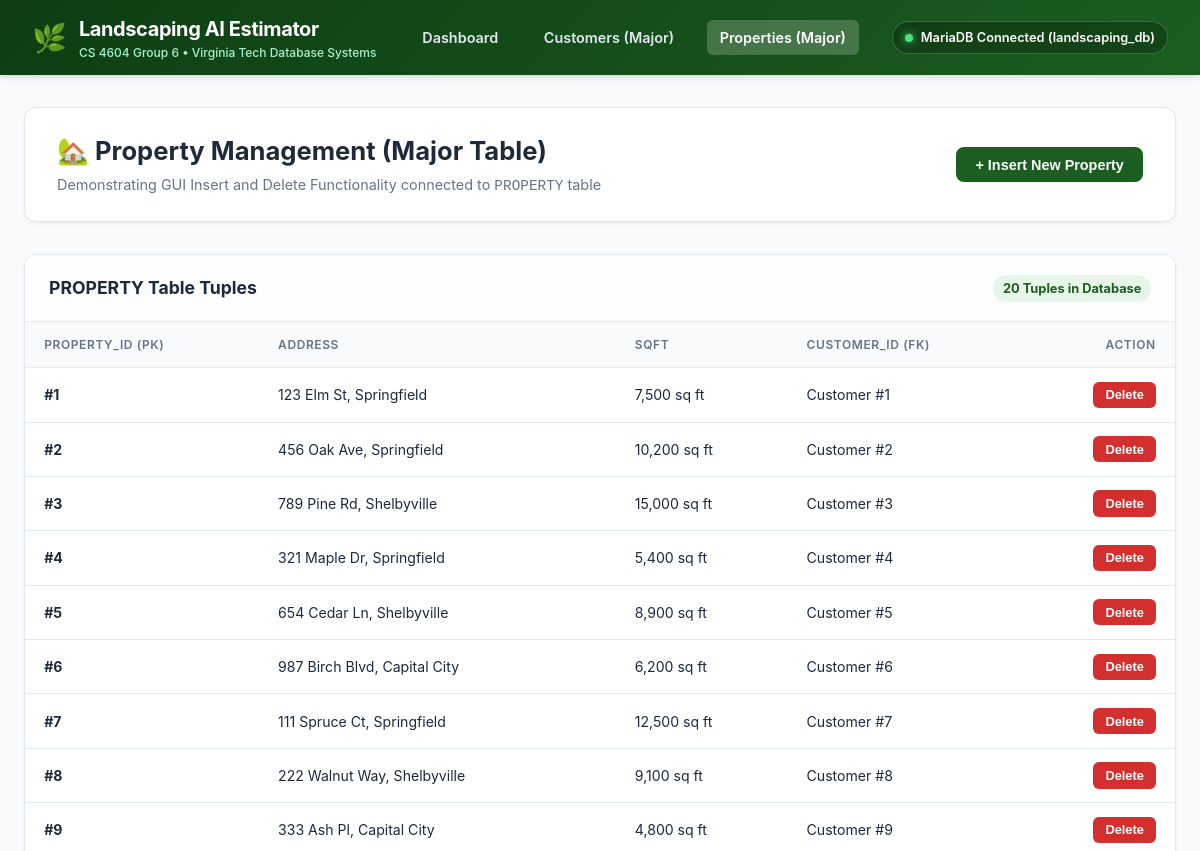
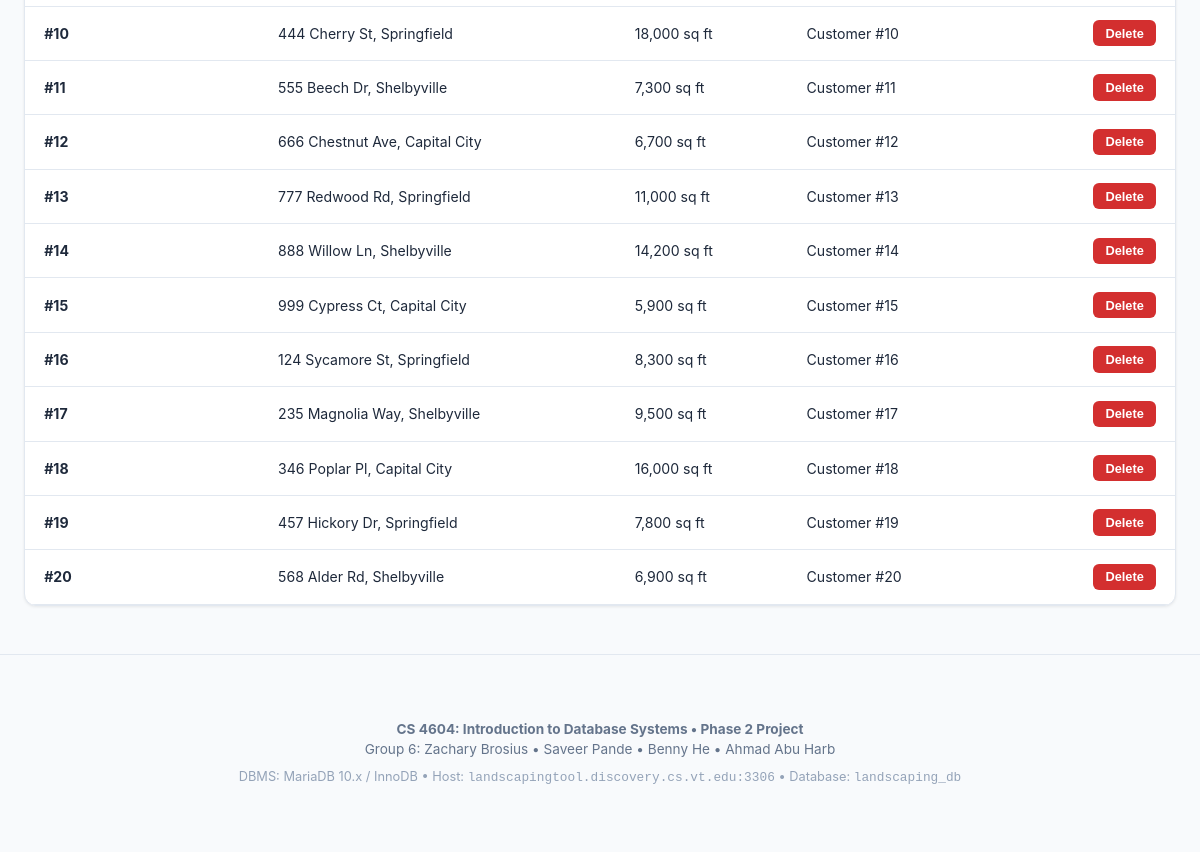
Before: /php/properties.php with the older database file (2 pictures, top to bottom).
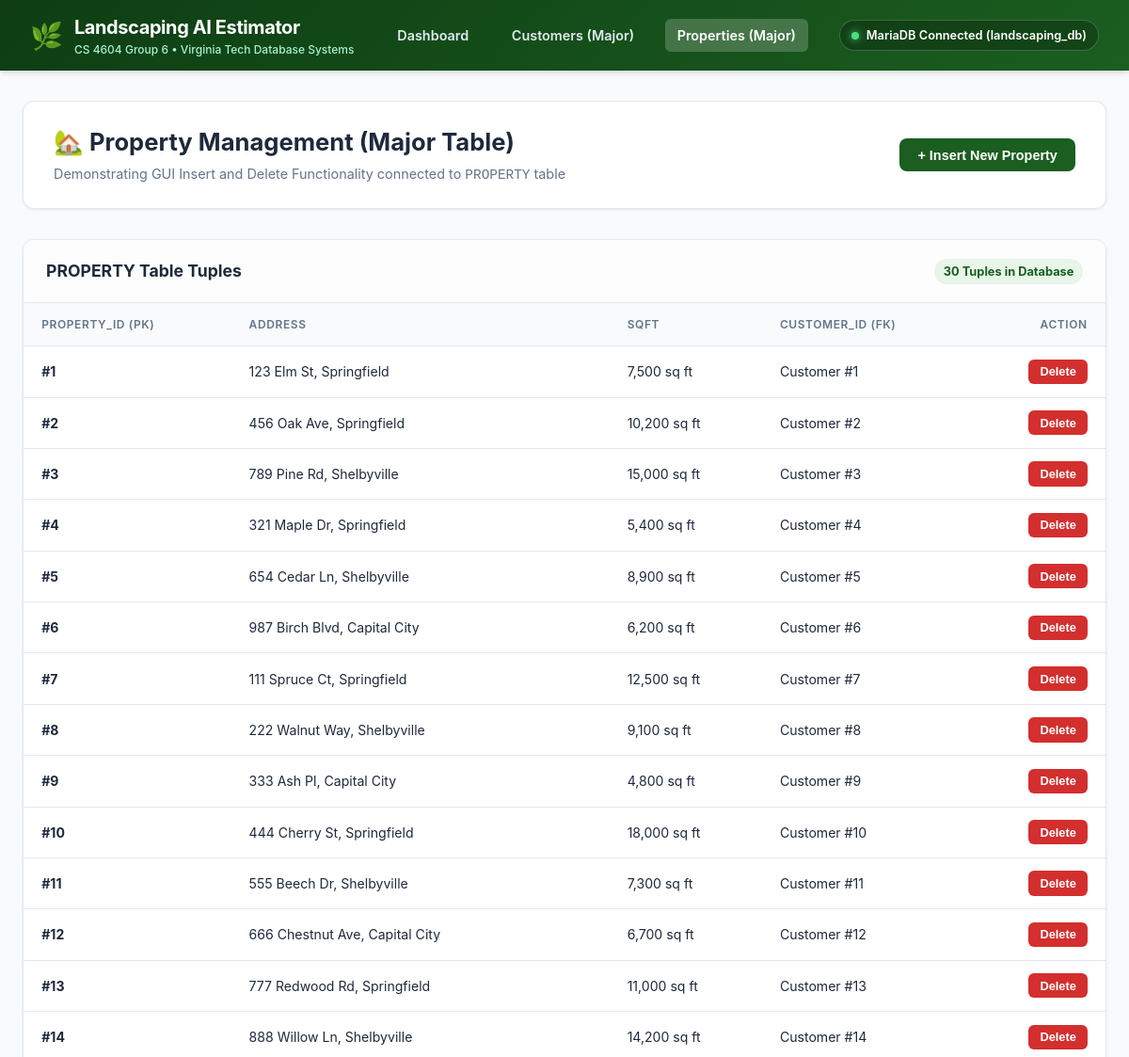
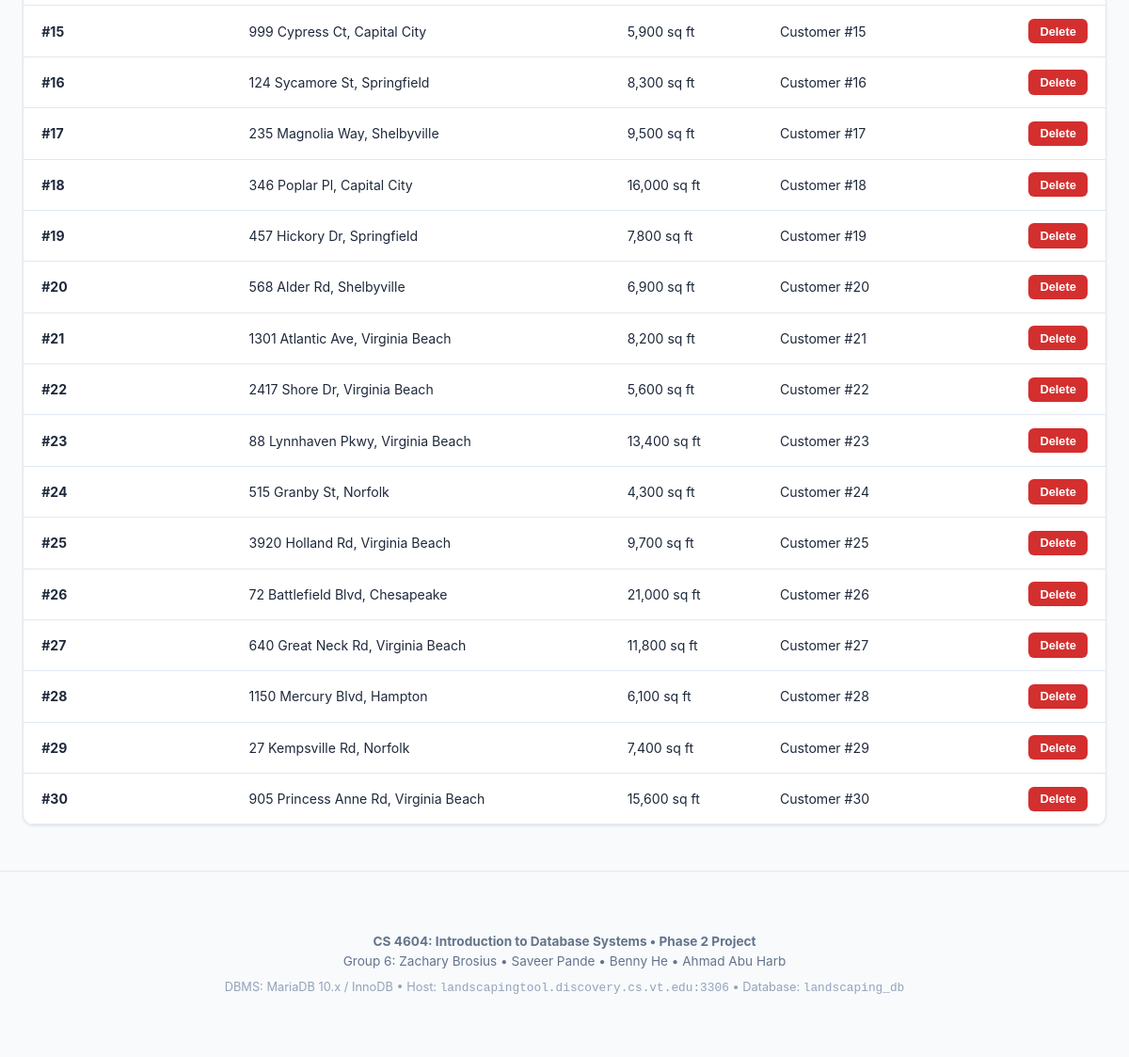
After: the same page with the newer database file (2 pictures, top to bottom).
### tables this page shows
CREATE TABLE PROPERTY (
    property_id INT AUTO_INCREMENT PRIMARY KEY,
    address VARCHAR(200) NOT NULL,
    sqft INT NOT NULL,
    customer_id INT NOT NULL,
    CONSTRAINT fk_property_customer FOREIGN KEY (customer_id)
        REFERENCES CUSTOMER(customer_id)
        ON UPDATE CASCADE ON DELETE CASCADE
);

### php/properties.php (the view, shortened to what this page needs)
<?php
require_once __DIR__ . '/header.php';
$new_id = null;
$properties = [];
if ($pdo) {
    try {
        $stmt = $pdo->query("SELECT * FROM PROPERTY ORDER BY property_id ASC");
        $properties = $stmt->fetchAll();
    } catch (Exception $e) {
        $message = "Could not read PROPERTY table: " . $e->getMessage();
        $message_type = "danger";
    }
} else {
    $properties = $_SESSION['sample_properties'];
}
?>
<div class="page-header">
    <div class="page-title">
        <h1>🏡 Property Management (Major Table)</h1>
        <p>Demonstrating GUI Insert and Delete Functionality connected to <code>PROPERTY</code> table</p>
    </div>
    <div>
        <button class="btn btn-primary" onclick="openInsertModal()">+ Insert New Property</button>
    </div>
</div>
<div class="table-card">
    <div class="table-header-bar">
        <div class="table-title">PROPERTY Table Tuples</div>
        <span class="table-count-badge"><?= count($properties) ?> Tuples in Database</span>
    </div>
    <div style="overflow-x: auto;">
        <table class="data-table">
            <thead>
                <tr>
                    <th>property_id (PK)</th>
                    <th>address</th>
                    <th>sqft</th>
                    <th>customer_id (FK)</th>
                    <th style="text-align: right;">Action</th>
                </tr>
            </thead>
            <tbody>
                <?php foreach ($properties as $row): ?>
                <tr class="<?= ($new_id && $row['property_id'] == $new_id) ? 'highlight-new' : '' ?>">
                    <td><strong>#<?= htmlspecialchars($row['property_id']) ?></strong></td>
                    <td><?= htmlspecialchars($row['address']) ?></td>
                    <td><?= number_format($row['sqft']) ?> sq ft</td>
                    <td>Customer #<?= htmlspecialchars($row['customer_id']) ?></td>
                    <td style="text-align: right;">
                        <form method="POST" action="properties.php" style="display: inline;" onsubmit="return confirm('Delete property #<?= $row['property_id'] ?>?');">
                            <button type="submit" class="btn btn-danger btn-sm">Delete</button>
                        </form>
                    </td>
                </tr>
                <?php endforeach; ?>
            </tbody>
        </table>
    </div>
</div>
<?php require_once __DIR__ . '/footer.php'; ?>

Changed rows visible on the page:
added property: property_id "21", address "1301 Atlantic Ave, Virginia Beach", sqft "8,200", customer "21"
added property: property_id "22", address "2417 Shore Dr, Virginia Beach", sqft "5,600", customer "22"
added property: property_id "23", address "88 Lynnhaven Pkwy, Virginia Beach", sqft "13,400", customer "23"
added property: property_id "24", address "515 Granby St, Norfolk", sqft "4,300", customer "24"
added property: property_id "25", address "3920 Holland Rd, Virginia Beach", sqft "9,700", customer "25"
added property: property_id "26", address "72 Battlefield Blvd, Chesapeake", sqft "21,000", customer "26"
added property: property_id "27", address "640 Great Neck Rd, Virginia Beach", sqft "11,800", customer "27"
added property: property_id "28", address "1150 Mercury Blvd, Hampton", sqft "6,100", customer "28"
added property: property_id "29", address "27 Kempsville Rd, Norfolk", sqft "7,400", customer "29"
added property: property_id "30", address "905 Princess Anne Rd, Virginia Beach", sqft "15,600", customer "30"
Other visible differences:
count($properties): "20" → "30"
